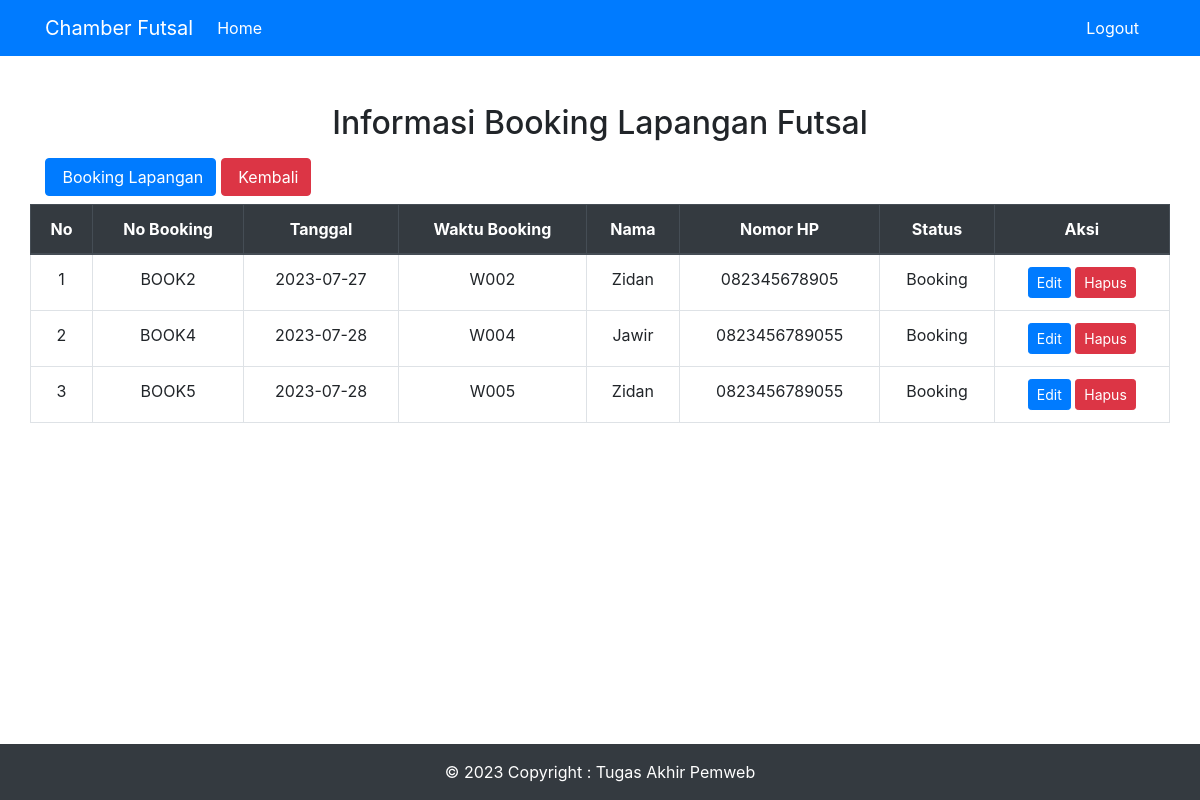
Page /admin/informasi.php on the committed database.
### tables this page shows
CREATE TABLE `tb_booking` (
  `no_booking` int(11) NOT NULL,
  `tgl_booking` date NOT NULL,
  `waktu_booking` varchar(5) NOT NULL,
  `nama_pembooking` varchar(30) NOT NULL,
  `no_hp_pembooking` varchar(20) NOT NULL,
  `status` varchar(20) NOT NULL
);

CREATE TABLE `tb_waktu` (
  `kd_waktu` varchar(5) NOT NULL,
  `nama_waktu` varchar(50) NOT NULL,
  `kd_lapangan` varchar(5) NOT NULL
);

### admin/informasi.php (the view, shortened to what this page needs)
<!DOCTYPE html>
<html lang="en">
<head>
    <link rel="stylesheet" href="https://cdn.jsdelivr.net/npm/bootstrap@4.6.2/dist/css/bootstrap.min.css">
</head>
<body>
    <nav class="navbar navbar-expand-lg navbar-dark bg-primary">
        <div class="container">
            <a class="navbar-brand" href="#">Chamber Futsal</a>
            <div class="collapse navbar-collapse" id="navbarSupportedContent">
                <ul class="navbar-nav mr-auto">
                    <li class="nav-item active">
                        <a class="nav-link" href="index.php">Home <span class="sr-only">(current)</span></a>
                    </li>
                </ul>
                <ul class="navbar-nav mr-sm-2">
                    <li class="nav-item active">
                        <a class="nav-link" href="logout.php">Logout</a>
                    </li>
                </ul>
            </div>
        </div>
    </nav>
    <div class="container">
        <div class="row justify-content-md-center mt-5">
            <div class="col-md-auto">
                <h2 class="text-center">Informasi Booking Lapangan Futsal</h2>
            </div>
        </div>
        <div class="row my-2">
            <div class="col-md">
                <a href="tambah.php" class="btn btn-primary"><i class="bi bi-person-plus-fill"></i>&nbsp;Booking Lapangan</a>
                <a href="index.php" class="btn btn-danger"><i class="bi bi-person-plus-fill"></i>&nbsp;Kembali</a>
            </div>
        </div>
    </div>
    <div class="container">
        <div class="row justify-content-md-center">
            <table class="table table-bordered col-sm-12 text-center">
                <thead class="thead-dark">
                    <tr>
                        <th scope="col">No</th>
                        <th scope="col">No Booking</th>
                        <th scope="col">Tanggal</th>
                        <th scope="col">Waktu Booking</th>
                        <th scope="col">Nama</th>
                        <th scope="col">Nomor HP</th>
                        <th scope="col">Status</th>
                        <th scope="col">Aksi</th>
                    </tr>
                </thead>
                <?php
                include '../koneksi.php';
                $data = mysqli_query($koneksi, "SELECT * FROM tb_booking INNER JOIN tb_waktu ON tb_waktu.kd_waktu = tb_booking.waktu_booking");
                while ($row = mysqli_fetch_array($data)) {
                ?>
                    <tbody>
                        <?php $i = 1; ?>
                        <?php foreach ($data as $row) : ?>
                            <tr>
                                <td class="text-center"><?= $i; ?></td>
                                <td>BOOK<?php echo $row['no_booking']; ?></td>
                                <td><?php echo $row['tgl_booking']; ?></td>
                                <td><?php echo $row['kd_waktu']; ?></td>
                                <td><?php echo $row['nama_pembooking']; ?></td>
                                <td><?php echo $row['no_hp_pembooking']; ?></td>
                                <td><?php echo $row['status']; ?></td>
                                <td class="text-center">
                                    <a class="btn btn-primary btn-sm" href="edit.php?no_booking=<?= $row['no_booking']; ?>">Edit</a>
                                    <a class="btn btn-danger btn-sm" href="hapus.php?no_booking=<?= $row['no_booking']; ?>" onclick="return confirm('Apakah benar Admin akan menghapus data ini?');">Hapus</a>
                                </td>
                            </tr>
                            <?php $i++; ?>
                        <?php endforeach; ?>
                    <?php
                }
                    ?>
                    </tbody>
            </table>
        </div>
    </div>
    <footer class="bg-dark text-white text-center text-lg-start fixed-bottom">
        <div class="container">
            <div class="text-center p-3">
                © 2023 Copyright : Tugas Akhir Pemweb
            </div>
    </footer>
</body>
</html>

### rows in the picture
tb_booking: no_booking "2", tgl_booking "2023-07-27", waktu_booking.kd_waktu "W002", nama_pembooking "Zidan", no_hp_pembooking "082345678905", status "Booking"
tb_booking: no_booking "4", tgl_booking "2023-07-28", waktu_booking.kd_waktu "W004", nama_pembooking "Jawir", no_hp_pembooking "0823456789055", status "Booking"
tb_booking: no_booking "5", tgl_booking "2023-07-28", waktu_booking.kd_waktu "W005", nama_pembooking "Zidan", no_hp_pembooking "0823456789055", status "Booking"
